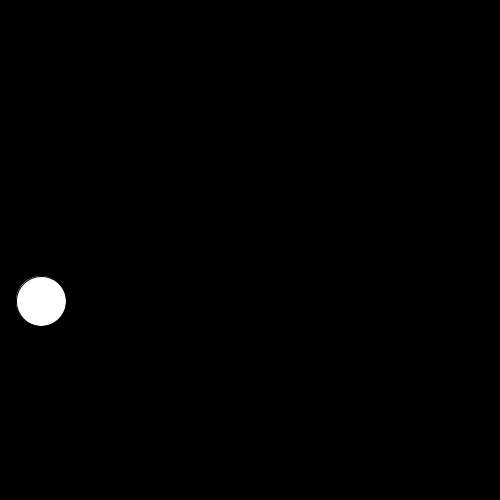
Frame 1 (no input)
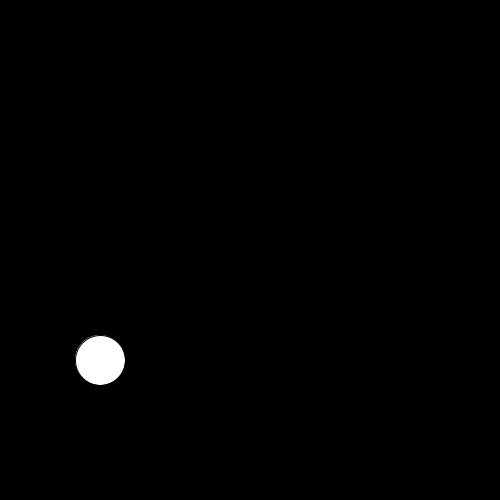
Frame 60 (the mouse pressed at the canvas centre just before this capture)
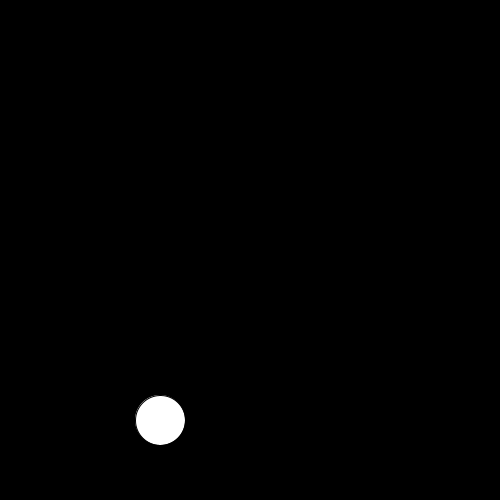
Frame 120 (the mouse held since frame 60 and released just before this capture)

The Processing sketch that drew these frames (run headless with seeded random() and noise(); from frame 60 on, the mouse is pressed at the canvas centre):

// Processing sketch: processing_82603
// ── processing_82603.pde

//Victor Murillo, CP1, mods 16-17, Bouncing Ball
ball bob;
void setup()
{
  bob = new ball();
  frameRate(130);
  size(500, 500);
}
void draw()
{
  background(0);
  bob.move();
  bob.bounce();
  bob.show();
}

class ball
{
  int x;
  int y;
  boolean up, right;
  ball()
  {
    x = 40;
    y = 300;
    up = true;
    right = true;
  }
  void move()
  {
    if (right == true)
    {
      x++;
    }
    else
    {
      x--;
    }
    if (up == true)
    {
      y++;
    }
    else
    {
      y--;
    }
  }
    void bounce()
    {
      if(x < 20)
      {
        right = true;
      }
      if(y < 20)
      {
        up = true;
      }
      if(x > 480)
      {
        right = false;
      }
      if(y > 480)
      {
        up = false;
      }
    }
    void show()
    {
      ellipse(x, y, 50, 50);
    }
  }
